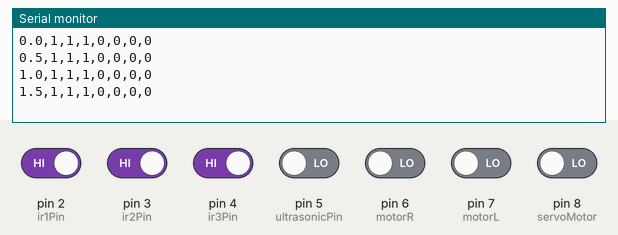
A sketch run on a simulated Arduino Uno, built with avr-gcc and run on an emulated ATmega328P. On the bench: the last lines printed to the serial monitor. The inputs (shaded band) are chosen by the test bench; at power-on: pin 2 (ir1Pin), pin 3 (ir2Pin), pin 4 (ir3Pin) HIGH, pin 5 (ultrasonicPin), pin 6 (motorR), pin 7 (motorL), pin 8 (servoMotor) LOW.

Above: at 1.8 s.
1.9 s: pin 2 (ir1Pin) driven LOW
At 2.4 s:
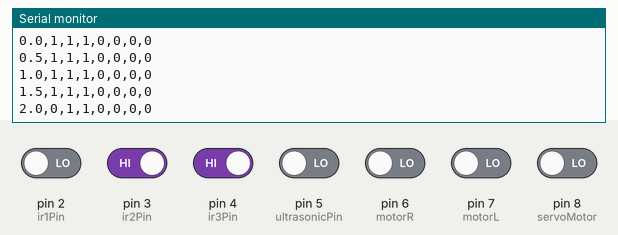
3.4 s: pin 3 (ir2Pin) driven LOW
At 3.9 s:
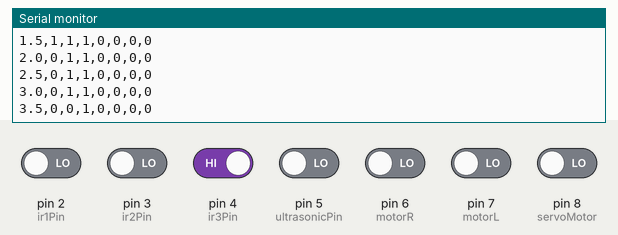
4.9 s: pin 4 (ir3Pin) driven LOW
At 5.4 s:
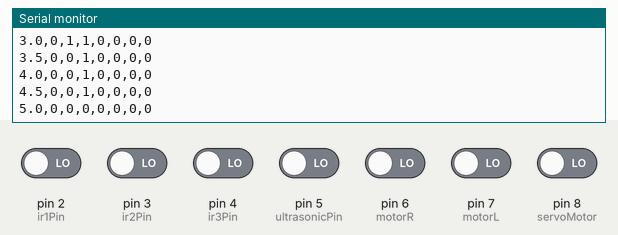
6.4 s: pin 5 (ultrasonicPin) driven HIGH
At 6.9 s:
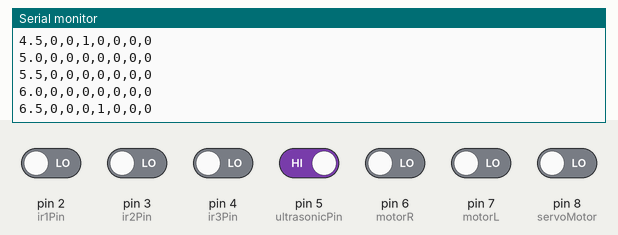
7.9 s: pin 6 (motorR) driven HIGH
At 8.4 s:
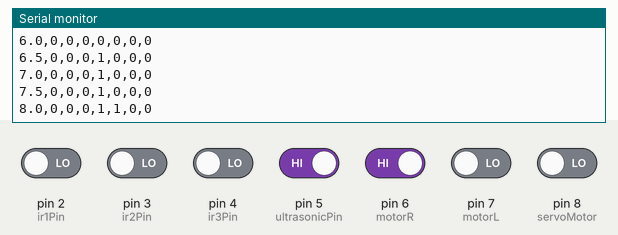
9.4 s: pin 7 (motorL) driven HIGH
At 9.9 s:
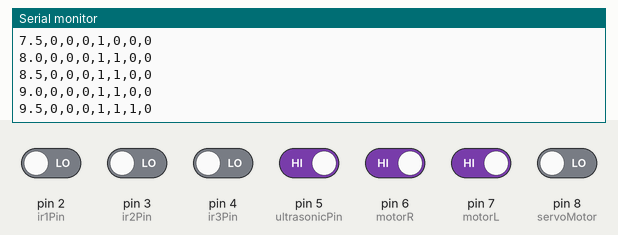
Timing chart, 0 to 11.9 s (numbered marks = the images above; inputs shaded):
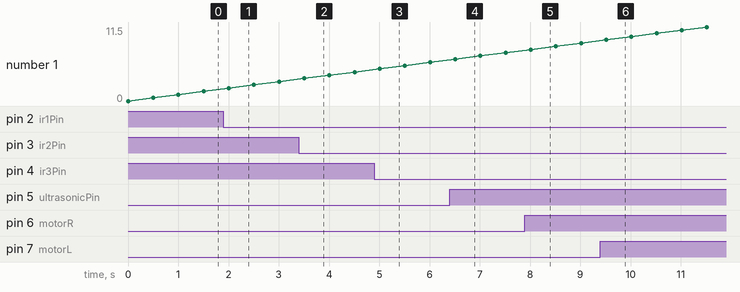

Measured:
- after the input at 1.9 s, the serial monitor: prints a new line after 0.10 s (image 1)
- after the input at 3.4 s, the serial monitor: prints a new line after 0.11 s (image 2)
- after the input at 4.9 s, the serial monitor: prints a new line after 0.11 s (image 3)
- after the input at 6.4 s, the serial monitor: prints a new line after 0.11 s (image 4)
- after the input at 7.9 s, the serial monitor: prints a new line after 0.11 s (image 5)
- after the input at 9.4 s, the serial monitor: prints a new line after 0.12 s (image 6)

The sketch:

data.ino
```cpp
// Pin assignments
const int ir1Pin = 2;   // IR1 input pin
const int ir2Pin = 3;   // IR2 input pin
const int ir3Pin = 4;   // IR3 input pin
const int ultrasonicPin = 5;  // Ultrasonic sensor input pin
const int motorR = 6;   // IR1 input pin
const int motorL = 7;   // IR2 input pin
const int servoMotor = 8;   // IR3 input pin

unsigned long startTime = 0;

void setup() {
  Serial.begin(9600);
  pinMode(ir1Pin, INPUT);
  pinMode(ir2Pin, INPUT);
  pinMode(ir3Pin, INPUT);
  pinMode(ultrasonicPin, INPUT);
  pinMode(motorR, INPUT);
  pinMode(motorL, INPUT);
  pinMode(servoMotor, INPUT);

  startTime = millis(); // Record the start time
}

void loop() {
  unsigned long currentTime = millis();
  float elapsedTime = (currentTime - startTime) / 1000.0; // Convert to seconds

  // Read state of IR sensors
  int ir1State = digitalRead(ir1Pin);
  int ir2State = digitalRead(ir2Pin);
  int ir3State = digitalRead(ir3Pin);
  int motorRState = digitalRead(motorR);
  int motorLState = digitalRead(motorL);
  int servoMotorState = digitalRead(servoMotor);

  // Read state of Ultrasonic sensor
  int ultrasonicState = digitalRead(ultrasonicPin);

  // Print the current state of each sensor with timestamp
  Serial.print(elapsedTime, 1); // Print time with 1 decimal place
  Serial.print(",");
  Serial.print(ir1State);
  Serial.print(",");
  Serial.print(ir2State);
  Serial.print(",");
  Serial.print(ir3State);
  Serial.print(",");
  Serial.print(ultrasonicState);
  Serial.print(",");
  Serial.print(motorRState);
  Serial.print(",");
  Serial.print(motorLState);
  Serial.print(",");
  Serial.println(servoMotorState);
  delay (500);
}
```
